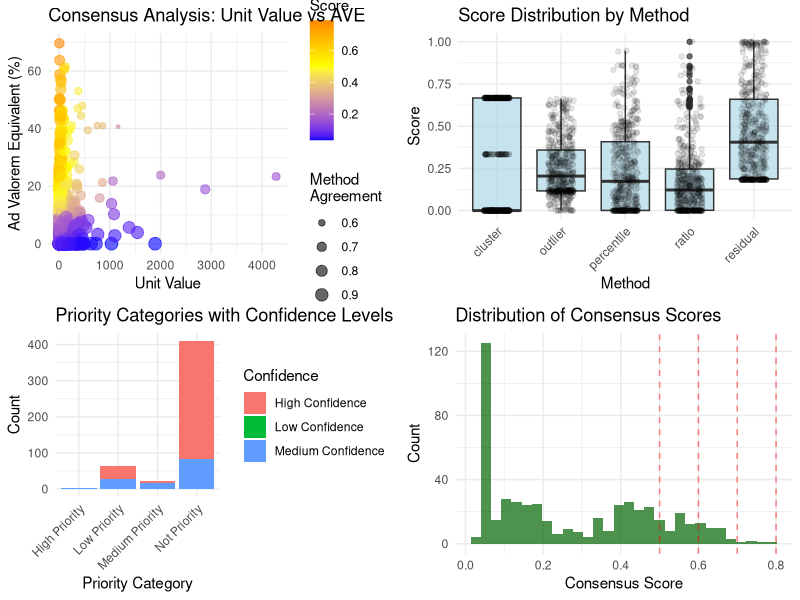

Source code (R):
library(tidyverse)
library(cluster)
library(ggplot2)
library(gridExtra)

# Function to create comprehensive consensus analysis
create_consensus_analysis <- function(data, 
                                     unit_value_col = "unit_value",
                                     ave_col = "ave",
                                     id_col = "product_name",
                                     method_weights = NULL) {
  
  # Rename columns for consistency
  analysis_data <- data %>%
    rename(
      unit_value = !!unit_value_col,
      ave = !!ave_col,
      product_id = !!id_col
    )
  
  # Initialize results dataframe - remove any existing score columns to avoid conflicts
  results <- analysis_data %>%
    select(-any_of(c("consensus_score", "score_percentile", "score_ratio", 
                     "score_outlier", "score_residual", "score_cluster")))
  
  # ==============================================================
  # METHOD 1: Percentile-Based Score
  # ==============================================================
  
  results <- results %>%
    mutate(
      # Calculate percentile ranks
      value_percentile = percent_rank(unit_value),
      ave_percentile = percent_rank(ave),
      
      # Score: low value percentile (inverted) + high AVE percentile
      score_percentile = (1 - value_percentile) * ave_percentile,
      
      # Identify if in target zones (bottom 33% value, top 33% AVE)
      in_target_zone = (value_percentile <= 0.33) & (ave_percentile >= 0.67)
    )
  
  # ==============================================================
  # METHOD 2: Normalized Ratio Score
  # ==============================================================
  
  results <- results %>%
    mutate(
      # Normalize to 0-1 scale
      unit_value_norm = (unit_value - min(unit_value)) / 
                        (max(unit_value) - min(unit_value)),
      ave_norm = (ave - min(ave)) / (max(ave) - min(ave)),
      
      # Combined score
      score_ratio = (1 - unit_value_norm) * ave_norm
    )
  
  # ==============================================================
  # METHOD 3: Statistical Outlier Score
  # ==============================================================
  
  results <- results %>%
    mutate(
      # Calculate z-scores
      value_zscore = scale(unit_value)[,1],
      ave_zscore = scale(ave)[,1],
      
      # Convert to probabilities using normal CDF
      value_prob = pnorm(-value_zscore), # Negative because we want low values
      ave_prob = pnorm(ave_zscore),
      
      # Combined outlier score
      score_outlier = value_prob * ave_prob,
      
      # Flag extreme outliers
      is_extreme_outlier = (value_zscore < -2) & (ave_zscore > 2)
    )
  
  # ==============================================================
  # METHOD 4: Regression Residual Score
  # ==============================================================
  
  # Fit model: AVE as function of log(unit_value)
  # Using log to handle potential non-linear relationship
  model_data <- results %>%
    filter(unit_value > 0) %>%  # Ensure positive values for log
    mutate(log_value = log(unit_value))
  
  regression_model <- lm(ave ~ log_value, data = model_data)
  
  # Calculate residuals and standardize
  model_data$residuals <- residuals(regression_model)
  model_data$fitted_values <- fitted(regression_model)
  model_data$standardized_residuals <- model_data$residuals / sd(model_data$residuals)
  
  # Convert to score (higher residuals = higher than expected AVE)
  model_data <- model_data %>%
    mutate(
      # Use normal CDF to convert to 0-1 score
      score_residual = pnorm(standardized_residuals),
      
      # Flag high residuals
      high_residual = standardized_residuals > 1
    )
  
  # Merge back to results
  results <- results %>%
    left_join(
      model_data %>% select(product_id, score_residual, standardized_residuals, high_residual),
      by = "product_id"
    )
  
  # ==============================================================
  # METHOD 5: Cluster Analysis Score
  # ==============================================================
  
  # Prepare data for clustering
  cluster_data <- results %>%
    select(unit_value, ave) %>%
    scale()
  
  # K-means with 4 clusters
  set.seed(123)
  kmeans_result <- kmeans(cluster_data, centers = 4, nstart = 25)
  results$cluster <- kmeans_result$cluster
  
  # Identify cluster characteristics
  cluster_summary <- results %>%
    group_by(cluster) %>%
    summarise(
      mean_value = mean(unit_value),
      mean_ave = mean(ave),
      n = n(),
      .groups = 'drop'
    ) %>%
    mutate(
      # Score clusters based on low value and high AVE
      cluster_score = (1 - percent_rank(mean_value)) * percent_rank(mean_ave)
    ) %>%
    arrange(desc(cluster_score))
  
  # Assign cluster scores to products
  results <- results %>%
    left_join(
      cluster_summary %>% select(cluster, cluster_score),
      by = "cluster"
    ) %>%
    rename(score_cluster = cluster_score)
  
  # ==============================================================
  # CONSENSUS CALCULATION
  # ==============================================================
  
  # Define default weights if not provided
  if (is.null(method_weights)) {
    method_weights <- c(
      percentile = 0.20,
      ratio = 0.20,
      outlier = 0.20,
      residual = 0.20,
      cluster = 0.20
    )
  }
  
  # Calculate weighted consensus score
  results <- results %>%
    mutate(
      # Weighted average of all scores
      consensus_score = (
        score_percentile * method_weights["percentile"] +
        score_ratio * method_weights["ratio"] +
        score_outlier * method_weights["outlier"] +
        score_residual * method_weights["residual"] +
        score_cluster * method_weights["cluster"]
      ),
      
      # Calculate agreement between methods (standard deviation)
      method_agreement = apply(
        cbind(score_percentile, score_ratio, score_outlier, 
              score_residual, score_cluster),
        1, 
        function(x) 1 - sd(x, na.rm = TRUE)  # 1 - std dev for agreement score
      ),
      
      # Count how many methods flag this as priority (>0.7 score)
      methods_flagging = rowSums(
        cbind(
          score_percentile > 0.7,
          score_ratio > 0.7,
          score_outlier > 0.7,
          score_residual > 0.7,
          score_cluster > 0.7
        ),
        na.rm = TRUE
      ),
      
      # Create priority categories
      priority_category = case_when(
        consensus_score >= 0.8 & methods_flagging >= 4 ~ "Very High Priority",
        consensus_score >= 0.7 & methods_flagging >= 3 ~ "High Priority",
        consensus_score >= 0.6 & methods_flagging >= 2 ~ "Medium Priority",
        consensus_score >= 0.5 ~ "Low Priority",
        TRUE ~ "Not Priority"
      ),
      
      # Confidence in classification
      confidence = case_when(
        method_agreement >= 0.8 ~ "High Confidence",
        method_agreement >= 0.6 ~ "Medium Confidence",
        TRUE ~ "Low Confidence"
      )
    )
  
  # ==============================================================
  # GENERATE REPORT
  # ==============================================================
  
  # Summary statistics
  summary_stats <- list(
    total_products = nrow(results),
    
    priority_breakdown = results %>%
      group_by(priority_category) %>%
      summarise(
        count = n(),
        pct = n() / nrow(results) * 100,
        avg_consensus_score = mean(consensus_score),
        avg_unit_value = mean(unit_value),
        avg_ave = mean(ave),
        .groups = 'drop'
      ),
    
    confidence_breakdown = results %>%
      group_by(confidence) %>%
      summarise(
        count = n(),
        pct = n() / nrow(results) * 100,
        .groups = 'drop'
      ),
    
    method_correlations = cor(
      results %>% 
        select(score_percentile, score_ratio, score_outlier, 
               score_residual, score_cluster),
      use = "complete.obs"
    ),
    
    top_consensus_products = results %>%
      arrange(desc(consensus_score)) %>%
      head(20) %>%
      select(product_id, unit_value, ave, consensus_score, 
             priority_category, confidence, methods_flagging),
    
    regression_summary = summary(regression_model)
  )
  
  # ==============================================================
  # CREATE VISUALIZATIONS
  # ==============================================================
  
  # Plot 1: Scatter plot with consensus scores
  p1 <- ggplot(results, aes(x = unit_value, y = ave)) +
    geom_point(aes(color = consensus_score, size = method_agreement), alpha = 0.6) +
    scale_color_gradient2(low = "blue", mid = "yellow", high = "red", midpoint = 0.5) +
    scale_size_continuous(range = c(1, 4)) +
    labs(
      title = "Consensus Analysis: Unit Value vs AVE",
      x = "Unit Value",
      y = "Ad Valorem Equivalent (%)",
      color = "Consensus\nScore",
      size = "Method\nAgreement"
    ) +
    theme_minimal()
  
  # Plot 2: Method comparison
  method_scores <- results %>%
    select(product_id, score_percentile, score_ratio, score_outlier, 
           score_residual, score_cluster) %>%
    pivot_longer(
      cols = starts_with("score_"),
      names_to = "method",
      values_to = "score"
    ) %>%
    mutate(method = str_remove(method, "score_"))
  
  p2 <- ggplot(method_scores, aes(x = method, y = score)) +
    geom_boxplot(fill = "lightblue", alpha = 0.7) +
    geom_jitter(alpha = 0.1, width = 0.2) +
    labs(
      title = "Score Distribution by Method",
      x = "Method",
      y = "Score"
    ) +
    theme_minimal() +
    theme(axis.text.x = element_text(angle = 45, hjust = 1))
  
  # Plot 3: Priority distribution
  p3 <- ggplot(results, aes(x = priority_category, fill = confidence)) +
    geom_bar(position = "stack") +
    labs(
      title = "Priority Categories with Confidence Levels",
      x = "Priority Category",
      y = "Count",
      fill = "Confidence"
    ) +
    theme_minimal() +
    theme(axis.text.x = element_text(angle = 45, hjust = 1))
  
  # Plot 4: Consensus score distribution
  p4 <- ggplot(results, aes(x = consensus_score)) +
    geom_histogram(bins = 30, fill = "darkgreen", alpha = 0.7) +
    geom_vline(xintercept = c(0.5, 0.6, 0.7, 0.8), 
               linetype = "dashed", color = "red", alpha = 0.5) +
    labs(
      title = "Distribution of Consensus Scores",
      x = "Consensus Score",
      y = "Count"
    ) +
    theme_minimal()
  
  # Return comprehensive results
  return(list(
    data = results,
    summary = summary_stats,
    plots = list(
      scatter = p1,
      methods = p2,
      priorities = p3,
      distribution = p4
    ),
    model = regression_model,
    cluster_summary = cluster_summary
  ))
}

# ==============================================================
# EXAMPLE USAGE
# ==============================================================

# Generate sample data for demonstration
set.seed(42)
sample_data <- data.frame(
  product_name = paste("Product", 1:500),
  unit_value = exp(rnorm(500, log(50), 1.5)),
  ave = pmax(0, 15 + rnorm(500, 0, 10) - log(exp(rnorm(500, log(50), 1.5))) * 2 + 
             ifelse(runif(500) > 0.9, runif(500, 20, 40), 0))
)

# Run consensus analysis
consensus_results <- create_consensus_analysis(
  data = sample_data,
  unit_value_col = "unit_value",
  ave_col = "ave",
  id_col = "product_name"
)

# Access results
top_products <- consensus_results$data %>%
  filter(priority_category %in% c("Very High Priority", "High Priority")) %>%
  arrange(desc(consensus_score))

print("Top 10 Priority Products:")
print(top_products %>% head(10))

# View summary statistics
print("\nPriority Breakdown:")
print(consensus_results$summary$priority_breakdown)

# Plot all visualizations
grid.arrange(
  consensus_results$plots$scatter,
  consensus_results$plots$methods,
  consensus_results$plots$priorities,
  consensus_results$plots$distribution,
  ncol = 2
)

# Export final results
write.csv(
  consensus_results$data %>%
    arrange(desc(consensus_score)),
  "consensus_analysis_results.csv",
  row.names = FALSE
)

# Create detailed report for high priority items
high_priority_report <- consensus_results$data %>%
  filter(priority_category %in% c("Very High Priority", "High Priority")) %>%
  select(
    product_id, unit_value, ave, 
    consensus_score, priority_category, confidence,
    methods_flagging,
    score_percentile, score_ratio, score_outlier, 
    score_residual, score_cluster
  ) %>%
  arrange(desc(consensus_score))

write.csv(
  high_priority_report,
  "high_priority_products_detailed.csv",
  row.names = FALSE
)
